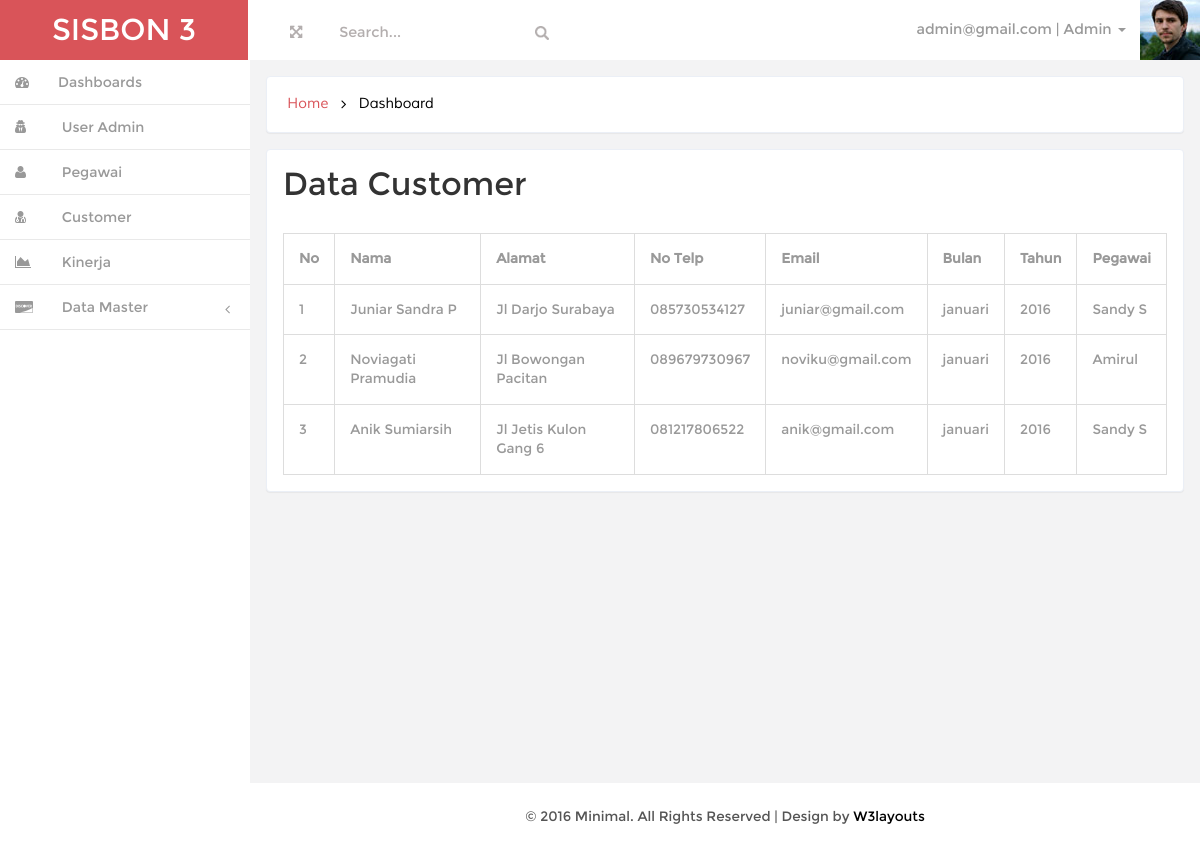
Before: /index.php?page=customer_all (signed in) with the older database file.
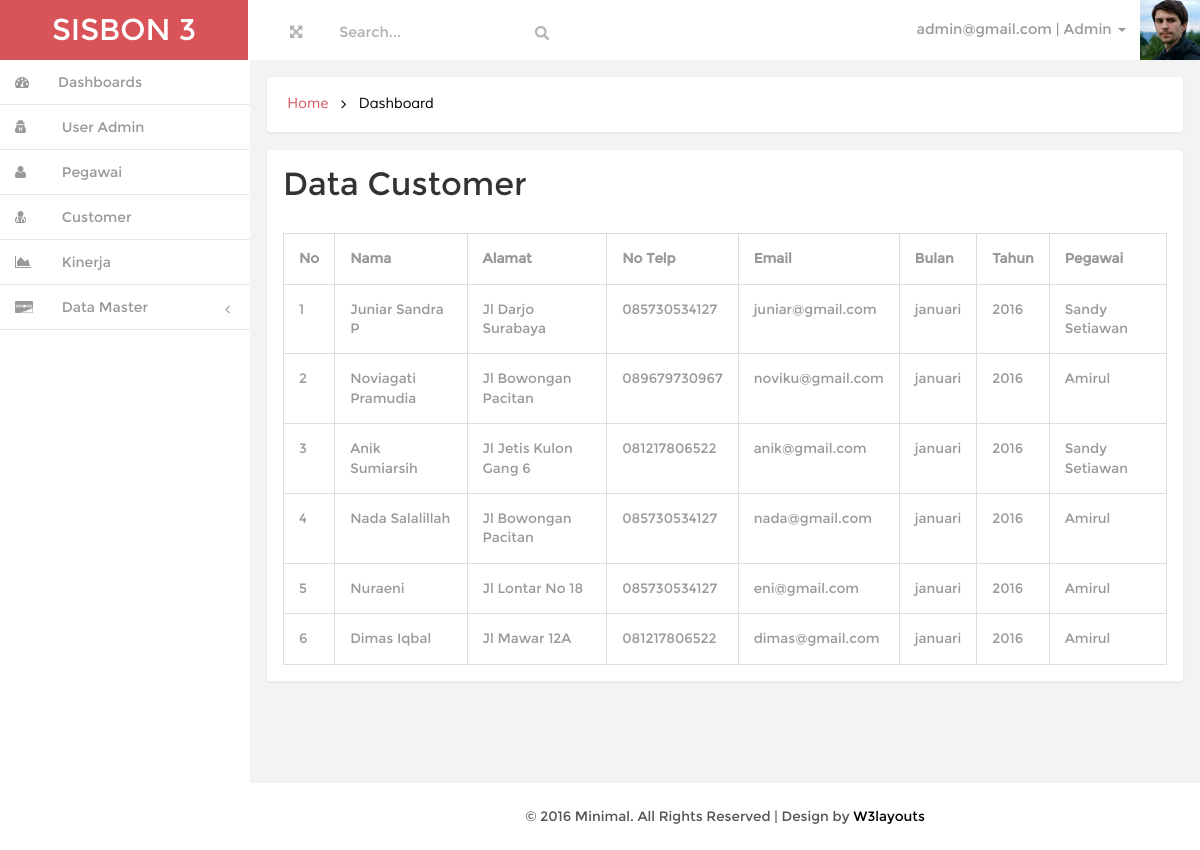
After: the same page with the newer database file.
### tables this page shows
CREATE TABLE IF NOT EXISTS `tbcustomer` (
  `id_customer` int(11) NOT NULL AUTO_INCREMENT,
  `id_pegawai` int(11) NOT NULL,
  `nama` varchar(100) NOT NULL,
  `no_telp` varchar(20) NOT NULL,
  `alamat` text NOT NULL,
  `email` varchar(50) NOT NULL,
  `password` varchar(50) NOT NULL,
  `tgl_input` date NOT NULL,
  `bulan` varchar(20) NOT NULL,
  `tahun` varchar(5) NOT NULL,
  PRIMARY KEY (`id_customer`)
);

CREATE TABLE IF NOT EXISTS `tbpegawai` (
  `id_pegawai` int(11) NOT NULL AUTO_INCREMENT,
  `nama` varchar(100) NOT NULL,
  `tgl_lahir` date NOT NULL,
  `no_telp` varchar(20) NOT NULL,
  `alamat` text NOT NULL,
  `tgl_masuk` date NOT NULL,
  `email` varchar(50) NOT NULL,
  `password` varchar(50) NOT NULL,
  PRIMARY KEY (`id_pegawai`)
);

### class/User.php (called while the page is built, shortened)
<?php
class User
{
    private $admin;
    public function __construct(){
        $admin = new Admin();
        $this->admin = $admin;
        $pegawai = new Pegawai();
        $customer = new Customer();
        if(isset($_SESSION['user_session']))
        {
            if($_SESSION['user_level']=='admin')
            {
                $this->getIdentitasAdmin();
            }
            elseif($_SESSION['user_level']=='pegawai')
            {
                $this->getIdentitasPegawai();
            }
            else
            {
                $this->getIdentitasCustomer();
            }
        }
    }
    public function getIdentitasAdmin()
    {
        $d = $this->admin->getById($_SESSION['user_session']);
        $this->nama_user = $d['nama'];
        $this->email_user = $d['email'];
    }
}

### class/Admin.php (called while the page is built, shortened)
<?php
class Admin implements BaseData
{
    private $conn;
    public function __construct()
    {
        $database = new Koneksi();
        $db = $database->dbKoneksi();
        $this->conn = $db;
    }
    public function getById($id)
    {
        $stmt = $this->conn->prepare("SELECT * FROM tbadmin WHERE id_admin=:uid_admin");
        $stmt->execute(array(':uid_admin'=>$id));
        $userRow=$stmt->fetch(PDO::FETCH_ASSOC);
        return $userRow;
    }
}

### session.php (called while the page is built, shortened)
<?php
$user = new User();

### class/Customer.php (called while the page is built, shortened)
<?php
class Customer implements BaseData
{
    private $conn;
    public function __construct()
    {
        $database = new Koneksi();
        $db = $database->dbKoneksi();
        $this->conn = $db;
    }
    public function getAll()
    {
        try
        {
            $stmt = $this->conn->prepare("SELECT * FROM tbcustomer");
            $stmt->execute();
            $rowCustomer = $stmt->fetchAll(PDO::FETCH_ASSOC);
            return $rowCustomer;
        }
        catch(PDOException $e)
        {
            echo $e->getMessage();
        }
    }
}

### class/Pegawai.php (called while the page is built, shortened)
<?php
class Pegawai implements BaseData
{
    private $conn;
    public function __construct()
    {
        $database = new Koneksi();
        $db = $database->dbKoneksi();
        $this->conn = $db;
    }
    public function getById($id)
    {
       try
       {
           $stmt = $this->conn->prepare("SELECT * FROM tbpegawai WHERE id_pegawai=$id");
           $stmt->execute();
           $rowPegawai = $stmt->fetch(PDO::FETCH_ASSOC);
           return $rowPegawai;
       }
       catch(PDOException $e)
       {
           echo $e->getMessage();
       }
    }
}

### page/customer_all.php (the view, shortened to what this page needs)
<?php
$model = new Customer();
$modelPeg = new Pegawai();
?>
<h3 class="head-top">Data Customer</h3>
<table class="table table-bordered table-responsive">
    <tr>
        <th>No</th>
        <th>Nama</th>
        <th>Alamat</th>
        <th>No Telp</th>
        <th>Email</th>
        <th>Bulan</th>
        <th>Tahun</th>
        <th>Pegawai</th>
    </tr>
    <?php
    $no=1;
    foreach($model->getAll() as $data){
        $dataPeg = $modelPeg->getById($data['id_pegawai']);
        ?>
        <tr>
            <td><?=$no++?></td>
            <td><?=$data['nama']?></td>
            <td><?=$data['alamat']?></td>
            <td><?=$data['no_telp']?></td>
            <td><?=$data['email']?></td>
            <td><?=$data['bulan']?></td>
            <td><?=$data['tahun']?></td>
            <td><?=$dataPeg['nama']?></td>
        </tr>
    <?php } ?>
</table>

### index.php (shortened to what this page needs)
<?php
require_once("session.php");
?>
<!DOCTYPE HTML>
<html>
<head>
<link href="css/bootstrap.min.css" rel='stylesheet' type='text/css' />
<link href="css/style.css" rel='stylesheet' type='text/css' />
<link href="css/font-awesome.css" rel="stylesheet">
<link href="css/custom.css" rel="stylesheet">
</head>
<body>
<div id="wrapper">
        <nav class="navbar-default navbar-static-top" role="navigation">
             <div class="navbar-header">
               <h1> <a class="navbar-brand" href="index.php">SISBON <?=SISBON_LEVEL_USER_CUSTOMER?></a></h1>
			   </div>
			 <div class=" border-bottom">
        	<div class="full-left">
        	  <section class="full-top">
				<button id="toggle"><i class="fa fa-arrows-alt"></i></button>
			</section>
			<form class=" navbar-left-right">
              <input type="text"  value="Search..." onfocus="this.value = '';" onblur="if (this.value == '') {this.value = 'Search...';}">
              <input type="submit" value="" class="fa fa-search">
            </form>
            <div class="clearfix"> </div>
           </div>
		    <div class="drop-men" >
		        <ul class=" nav_1">
					<li class="dropdown">
		              <a href="#" class="dropdown-toggle dropdown-at" data-toggle="dropdown"><span class=" name-caret"><?=$user->email_user?> | <?=$user->nama_user?><i class="caret"></i></span><img src="images/wo.jpg"></a>
		            </li>
		        </ul>
		     </div>
			<div class="clearfix">
     </div>
		    <div class="navbar-default sidebar" role="navigation">
                <div class="sidebar-nav navbar-collapse">
                <ul class="nav" id="side-menu">
					<?php include "sidemenu.php" ?>
                </ul>
            </div>
			</div>
        </nav>
        <div id="page-wrapper" class="gray-bg dashbard-1">
       <div class="content-main">
		    <div class="banner">
				<h2>
				<a href="index.html">Home</a>
				<i class="fa fa-angle-right"></i>
				<span>Dashboard</span>
				</h2>
		    </div>
		   <div class="blank">
			   <div class="blank-page">
					<?php
					if(isset($_GET['page']) AND file_exists('page/'.$_GET['page'].'.php')){include "page/".$_GET['page'].'.php';} else {include "page/home.php";}
					?>
			   </div>
		   </div>
<div class="copy">
            <p> &copy; 2016 Minimal. All Rights Reserved | Design by <a href="#" target="_blank">W3layouts</a> </p>
	    </div>
		</div>
       </div>
     </div>
</body>
</html>

### sidemenu.php (shortened to what this page needs)
<?php if($_SESSION['user_level']=='admin'){?>
<li>
    <a href="index.php" class=" hvr-bounce-to-right"><i class="fa fa-dashboard nav_icon "></i><span class="nav-label">Dashboards</span> </a>
</li>
    <li>
        <a href="?page=admin" class=" hvr-bounce-to-right"><i class="fa fa-user-secret nav_icon"></i> <span class="nav-label">User Admin</span> </a>
    </li>
<li>
    <a href="?page=pegawai" class=" hvr-bounce-to-right"><i class="fa fa-user nav_icon"></i> <span class="nav-label">Pegawai</span> </a>
</li>
<li>
    <a href="?page=customer_all" class=" hvr-bounce-to-right"><i class="fa fa-user-md nav_icon"></i> <span class="nav-label">Customer</span> </a>
</li>
    <li>
        <a href="?page=kinerjalistpegawai" class=" hvr-bounce-to-right"><i class="fa fa-area-chart nav_icon"></i> <span class="nav-label">Kinerja</span> </a>
    </li>
<li>
    <a href="#" class=" hvr-bounce-to-right"><i class="fa fa-cc-discover nav_icon"></i> <span class="nav-label">Data Master</span><span class="fa arrow"></span></a>
</li>
<?php } ?>

### css/style.css (style rules this page uses)
h4, h5, h6, h1, h2, h3 { margin: 0; }
ul, ol { margin: 0;padding: 0; }
p { margin: 0; }
html, body { font-family:'Montserrat-Regular'; font-size: 100%; background:#F3F3F4; overflow-x: hidden; }
body a { transition:0.5s all; -webkit-transition:0.5s all; -moz-transition:0.5s all; -o-transition:0.5s all; -ms-transition:0.5s all; }
div#wrapper { background-color: #fff; }
.navbar-default.sidebar { background-color: #fff; }
h1 a.navbar-brand { color: #fff !important; font-size: 30px; font-weight: 500; padding: 20px 0px; background: #d95459; text-align: center; width:248px; height: 60px; }
i.nav_icon { color: #fff; margin-right:6px; }
.sidebar ul li a { color: #999; font-size:14px; }
.hvr-bounce-to-right { display: inline-block; vertical-align: middle; -webkit-transform: translateZ(0); transform: translateZ(0); box-shadow: 0 0 1px rgba(0, 0, 0, 0); -webkit-backface-visibility: hidden; backface-visibility: hidden; -moz-osx-font-smoothing: grayscale; position: relative; -webkit-transition-property: color; transition-property: color; -webkit-transition-duration: 0.5s; transition-duration: 0.5s; }
.hvr-bounce-to-right:before { content: ""; position: absolute; z-index: -1; top: 0; left: 0; right: 80%; bottom: 0; background:#7f8c8d; -webkit-transform: scaleX(0); transform: scaleX(0); -webkit-transform-origin: 0 50%; transform-origin: 0 50%; -webkit-transition-property: transform; transition-property: transform; -webkit-transition-duration: 0.5s; transition-duration: 0.5s; -webkit-transition-timing-function: ease-out; transition-timing-function: ease-out; }
.nav > li > a { color: #999; font-weight:500; padding: 0px 20px 0px 0px; font-size: 0.85em; border-bottom: 1px solid #E9E9E9; }
.nav > li > a i { margin-right: 14px; }
i.nav_icon { color: #999; padding: 15px; width: 44px; height: 44px; }
span.fa.arrow { margin-top: 17px; }
@media (min-width: 768px) { #page-wrapper { position: inherit; margin: 0 0 0 240px; min-height: 1000px; } }
a.dropdown-toggle.dropdown-at { border-bottom: none; }
.content-main { background-color: #F3F3F4; padding-top: 1em; }
.full-top { float:left; }
.navbar-left-right { float: left; margin-left: 6%; }
.border-bottom { background-color: #fff; }
.full-left { float: left; width: 40%; margin-left: 3%; margin-top: 1.3em; }
.full-left button { background: none; border: none; outline: none; color: #B3AEAE; font-size: 0.9em; }
.navbar-left-right input[type="text"] { background: none; border: none; outline: none; color:#B3AEAE; font-size: 0.9em; }
.navbar-left-right input[type="submit"] { background: url(../images/search.png) 0px 2px no-repeat; width:16px; height:16px; border: none; outline: none; color:#B3AEAE; font-size: 0.9em; }
.drop-men { float: right; }
.dropdown-at { padding: 0 !important; position: relative; color: #999; font-size: 0.9em; text-decoration: none ; }
.dropdown-at img { margin: 0 0em 0 1em; }
.dropdown, .dropup { display: inline-block; padding:0; }
.banner { background: #fff; display: block; margin: 0em 1em ; padding:1em; border: 1px solid #ebeff6; border-color: #ebeff6; border-radius: 4px; -webkit-border-radius: 4px; -o-border-radius: 4px; -moz-border-radius: 4px; -ms-border-radius: 4px; -webkit-box-shadow: 0 1px 1px rgba(0,0,0,.05); box-shadow: 0 1px 1px rgba(0,0,0,.05); }
.banner h2 { font-size:0.9em; }
.banner h2 a { color:#D95459; text-decoration:none; font-family: 'Muli-Regular'; padding:0.3em ; }
.banner h2 span { color:#000; font-family: 'Muli-Regular'; padding:0.3em ; }
.banner h2 i { color:#000; vertical-align:middle; padding:0.3em ; }
.blank { padding: 1em; min-height: 650px; }
.blank-page { padding: 1em; background: #fff; border: 1px solid #ebeff6; border-radius: 4px; -webkit-border-radius: 4px; -o-border-radius: 4px; -moz-border-radius: 4px; -ms-border-radius: 4px; -webkit-box-shadow: 0 1px 1px rgba(0,0,0,.05); box-shadow: 0 1px 1px rgba(0,0,0,.05); }
h3.head-top { font-size:2em; margin-bottom:1em; }
.table td, .table>tbody>tr>td, .table>tbody>tr>th, .table>tfoot>tr>td, .table>tfoot>tr>th, .table>thead>tr>td, .table>thead>tr>th { padding: 15px !important; font-size: 0.85em; color: #999; border-top: none !important; }
.table { margin-bottom: 0; }
.copy { background:#fff; text-align:center; padding:1.5em 0; }
.copy p, .copy-right p { font-size:0.85em; color:#555; }
.copy p a, .copy-right p a { color:#000; }

Changed rows visible on the page:
changed through a linked row, tbcustomer "Juniar Sandra P": id_pegawai.nama "Sandy S" → "Sandy Setiawan"
changed through a linked row, tbcustomer "Anik Sumiarsih": id_pegawai.nama "Sandy S" → "Sandy Setiawan"
added tbcustomer: nama "Nada Salalillah", alamat "Jl Bowongan Pacitan", no_telp "085730534127", email "nada@gmail.com", bulan "januari", tahun "2016", id_pegawai.nama "Amirul"
added tbcustomer: nama "Nuraeni", alamat "Jl Lontar No 18", no_telp "085730534127", email "eni@gmail.com", bulan "januari", tahun "2016", id_pegawai.nama "Amirul"
added tbcustomer: nama "Dimas Iqbal", alamat "Jl Mawar 12A", no_telp "081217806522", email "dimas@gmail.com", bulan "januari", tahun "2016", id_pegawai.nama "Amirul"
